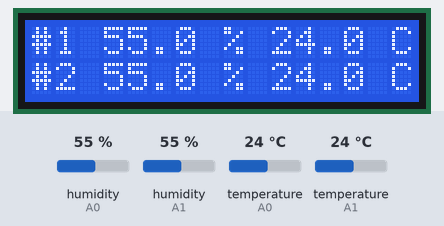
A sketch run on a simulated Arduino Uno, built with avr-gcc and run on an emulated ATmega328P. Shown: 16×2 character LCD. The test bench sets the inputs (shaded band); at power-on: humidity (sensors on A0, A1) 55 %, temperature (sensors on A0, A1) 24 °C. What the sketch prints to the serial monitor is not drawn.

Above: at 2.5 s.
2.6 s: humidity (sensor on A0) set to 22 %
At 12.0 s:
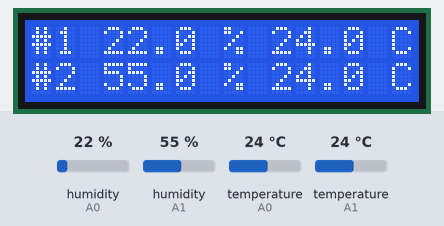
12.3 s: humidity (sensor on A1) set to 22 %
At 20.6 s:
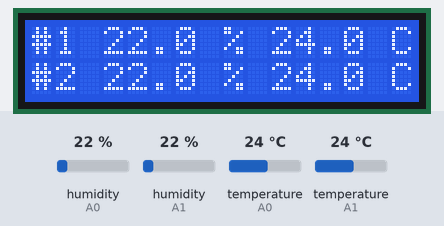
22.0 s: temperature (sensor on A0) set to 12 °C
At 29.1 s:
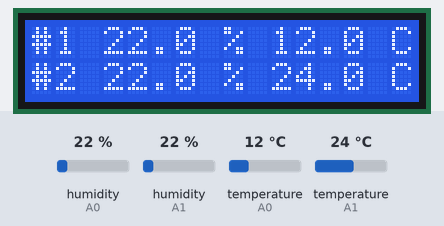
36.0 s: temperature (sensor on A1) set to 12 °C
At 38.8 s:
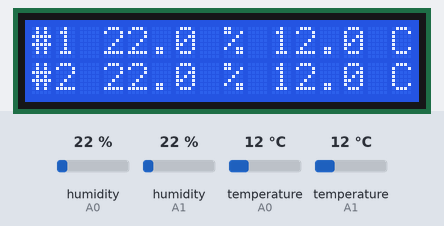
45.9 s: humidity (sensor on A0) set to 40 %
At 47.3 s:
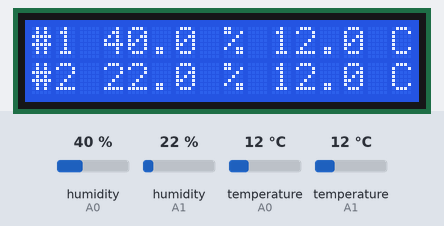
55.6 s: humidity (sensor on A1) set to 40 %
At 65.5 s:
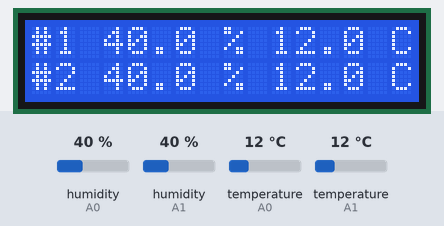
Timing chart, 0 to 66.6 s (numbered marks = the images above; inputs shaded):
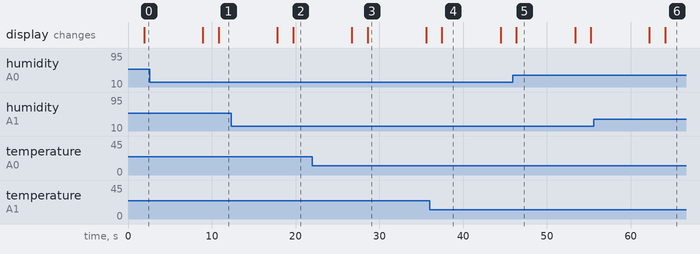

The sketch:

medir.potencia.termica.lcd.ino
```cpp
/*
 * Script para medir temperatura
 * e humidade empregando dous sensores
 * analóxicos DHT11
 */
#include <DHT.h>
#include <Wire.h>
#include <LiquidCrystal_I2C.h>

#define PIN_DHT1 A0
#define PIN_DHT2 A1

int tempo = 7000;
  DHT sensor1(PIN_DHT1, DHT11);  //Declaramos obxecto dht
  DHT sensor2(PIN_DHT2, DHT11);  //Declaramos obxecto dht
float humidade1, temperatura1;
float humidade2, temperatura2;
String mensaxe = "";
  LiquidCrystal_I2C lcd(0x27, 16, 2); //Se o LCD non mostra datos, probar enderezo: 0x3F

void setup() {
  Serial.begin(9600);
  sensor1.begin();
  sensor2.begin();
  lcd.begin();
  lcd.backlight();
  lcd.setCursor(0, 0);
}

void loop() {
  delay(tempo/4); //Espera aínda que se produza un erro de lectura

  humidade1 = sensor1.readHumidity();
  temperatura1 = sensor1.readTemperature();
  humidade2 = sensor2.readHumidity();
  temperatura2 = sensor2.readTemperature();

  //Detección de erros
  lcd.clear();
  if(isnan(humidade1) || isnan(temperatura1)) {
    Serial.println("Fallo na lectura do DHT11 #01");
    lcd.setCursor(0, 0);
    lcd.print("#1: Fallo sensor");
    return;
  }
  if(isnan(humidade2) || isnan(temperatura2)) {
    Serial.println("Fallo na lectura do DHT11 #02");
    lcd.setCursor(0, 1);
    lcd.print("#2: Fallo sensor");
    return;
  }
  mensaxe = "Sensor #01: Humidade:\t" + String(humidade1) + " %\t\tTemperatura:\t" + String(temperatura1) + " ºC\n";
  Serial.print(mensaxe);
  mensaxe = "Sensor #02: Humidade:\t" + String(humidade2) + " %\t\tTemperatura:\t" + String(temperatura2) + " ºC\n";
  Serial.print(mensaxe);
  Serial.println("");

  // Mostrar mensaxe no LCD
  mensaxe = "#1 " + String(humidade1, 1) + " % " + String(temperatura1, 1) + " C";
  lcd.setCursor(0, 0);
  lcd.print(mensaxe); // Linha #01
  mensaxe = "#2 " + String(humidade2, 1) + " % " + String(temperatura2, 1) + " C";
  lcd.setCursor(0, 1);
  lcd.print(mensaxe); // Linha #02
  delay(tempo);
  lcd.clear();
}
```

Measured:
- after the input at 2.6 s, the display: first differs from a run without the input after 8.2 s (image 1)
- after the input at 12.3 s, the display: first differs from a run without the input after 7.4 s (image 2)
- after the input at 22.0 s, the display: first differs from a run without the input after 6.6 s (image 3)
- after the input at 36.0 s, the display: changes after 1.5 s (image 4)
- after the input at 45.9 s, the display: changes after 0.45 s (image 5)
- after the input at 55.6 s, the display: first differs from a run without the input after 8.5 s (image 6)
- what the display in image 3 shows lasts 7.0 s, from 28.6 s to 35.6 s
